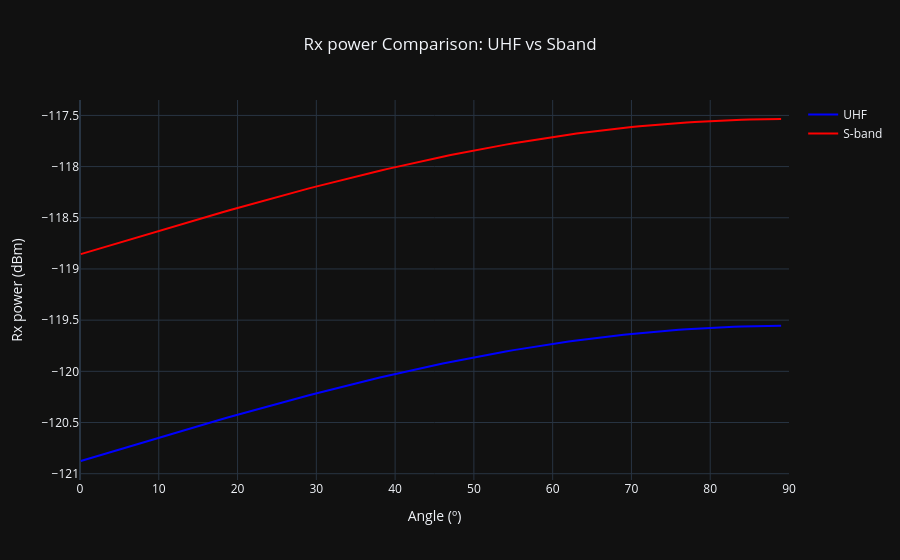

The code cell stored with this chart in its notebook:
### Markdown cell above
### Received Power vs Elevation Angle

Despite UHF having lower free-space path loss, S-band achieves higher received power
across all elevation angles due to the significantly higher gain of the parabolic dish
antenna compared to the UHF Yagi. This illustrates how antenna selection can outweigh
frequency-dependent propagation losses in satellite link design.

### Code cell
fig = go.Figure()

fig.add_trace(go.Scatter(x=angle, y=rx_uhf, name="UHF", line=dict(color="blue")))

fig.add_trace(go.Scatter(x=angle, y=rx_sband, name="S-band", line=dict(color="red")))

fig.update_layout(
    template='plotly_dark',
    title=dict(text ='Rx power Comparison: UHF vs Sband', x=0.5),
    xaxis=dict(range=[0, 90]), xaxis_title='Angle (º)',
    yaxis_title='Rx power (dBm)'
)
